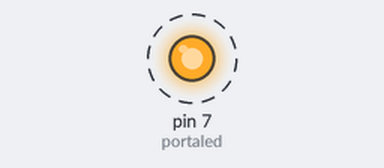
Simulated run of this sketch. Board: Arduino Uno, built with avr-gcc and run on an emulated ATmega328P. On the bench: output pins drawn as LEDs (lit = HIGH). Dashed ring = blinking.

Above: at 0.05 s.
Timing chart, 0 to 3.0 s (numbered marks = the images above):
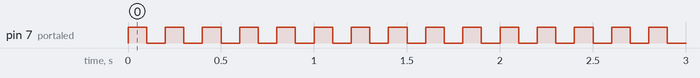

Measured:
- by itself, pin 7 (portaled): alternates HIGH for 0.10 s and LOW for 0.10 s

The sketch:

Decifring_IR_Sensor.ino
```cpp
//Programa : Teste Arduino Mini
//Autor : Arduino e Cia

int portaled = 7;

void setup()
{
  pinMode(portaled, OUTPUT);
}

void loop()
{
  digitalWrite(portaled, HIGH);
  delay(100);
  digitalWrite(portaled, LOW);
  delay(100);
}
```
